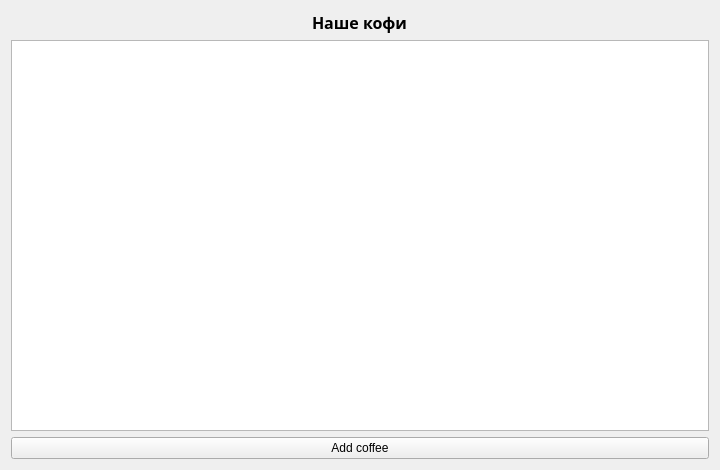
<?xml version="1.0" encoding="UTF-8"?>
<ui version="4.0">
 <class>Form</class>
 <widget class="QWidget" name="Form">
  <property name="geometry">
   <rect>
    <x>0</x>
    <y>0</y>
    <width>720</width>
    <height>470</height>
   </rect>
  </property>
  <property name="windowTitle">
   <string>Coffe</string>
  </property>
  <layout class="QGridLayout" name="gridLayout">
   <item row="1" column="0">
    <widget class="QTableView" name="table"/>
   </item>
   <item row="0" column="0" alignment="Qt::AlignHCenter">
    <widget class="QLabel" name="label">
     <property name="sizePolicy">
      <sizepolicy hsizetype="Minimum" vsizetype="Preferred">
       <horstretch>0</horstretch>
       <verstretch>0</verstretch>
      </sizepolicy>
     </property>
     <property name="font">
      <font>
       <family>Onyx</family>
       <pointsize>12</pointsize>
       <weight>75</weight>
       <bold>true</bold>
      </font>
     </property>
     <property name="text">
      <string>Наше кофи</string>
     </property>
    </widget>
   </item>
   <item row="2" column="0">
    <widget class="QPushButton" name="addcoffee">
     <property name="text">
      <string>Add coffee</string>
     </property>
    </widget>
   </item>
  </layout>
 </widget>
 <resources/>
 <connections/>
</ui>
